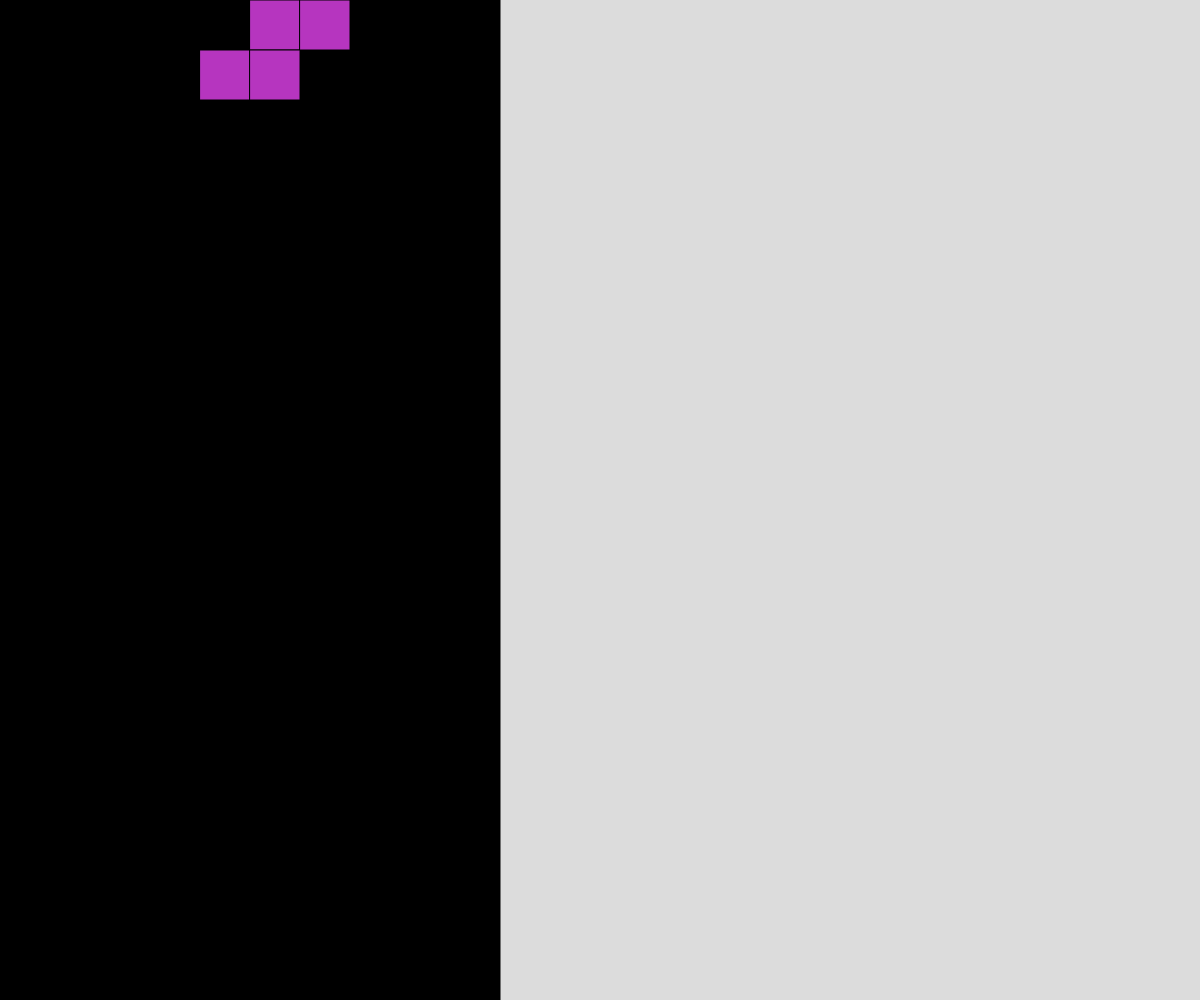
Frame 1 (no input)
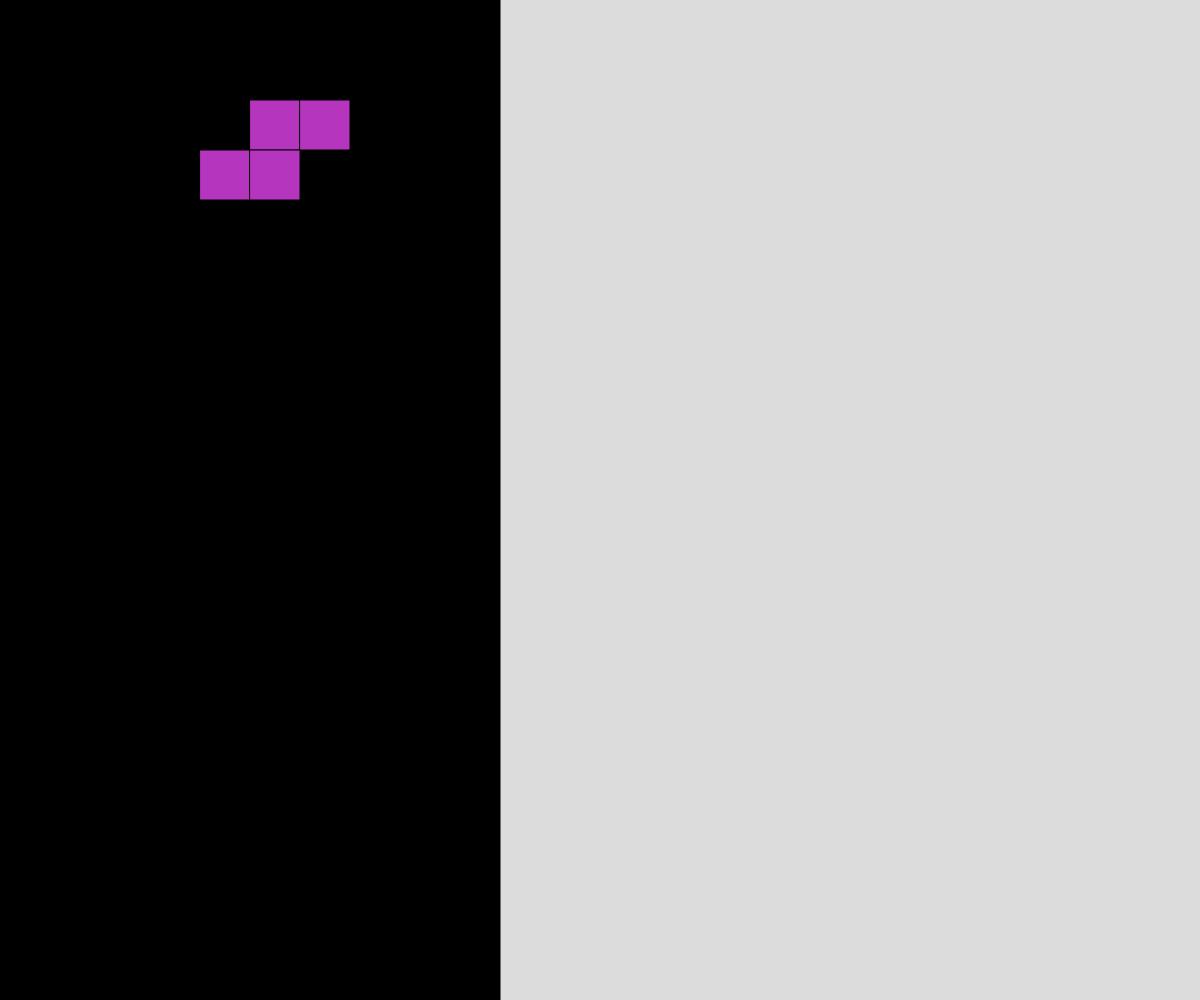
Frame 60 (no input)
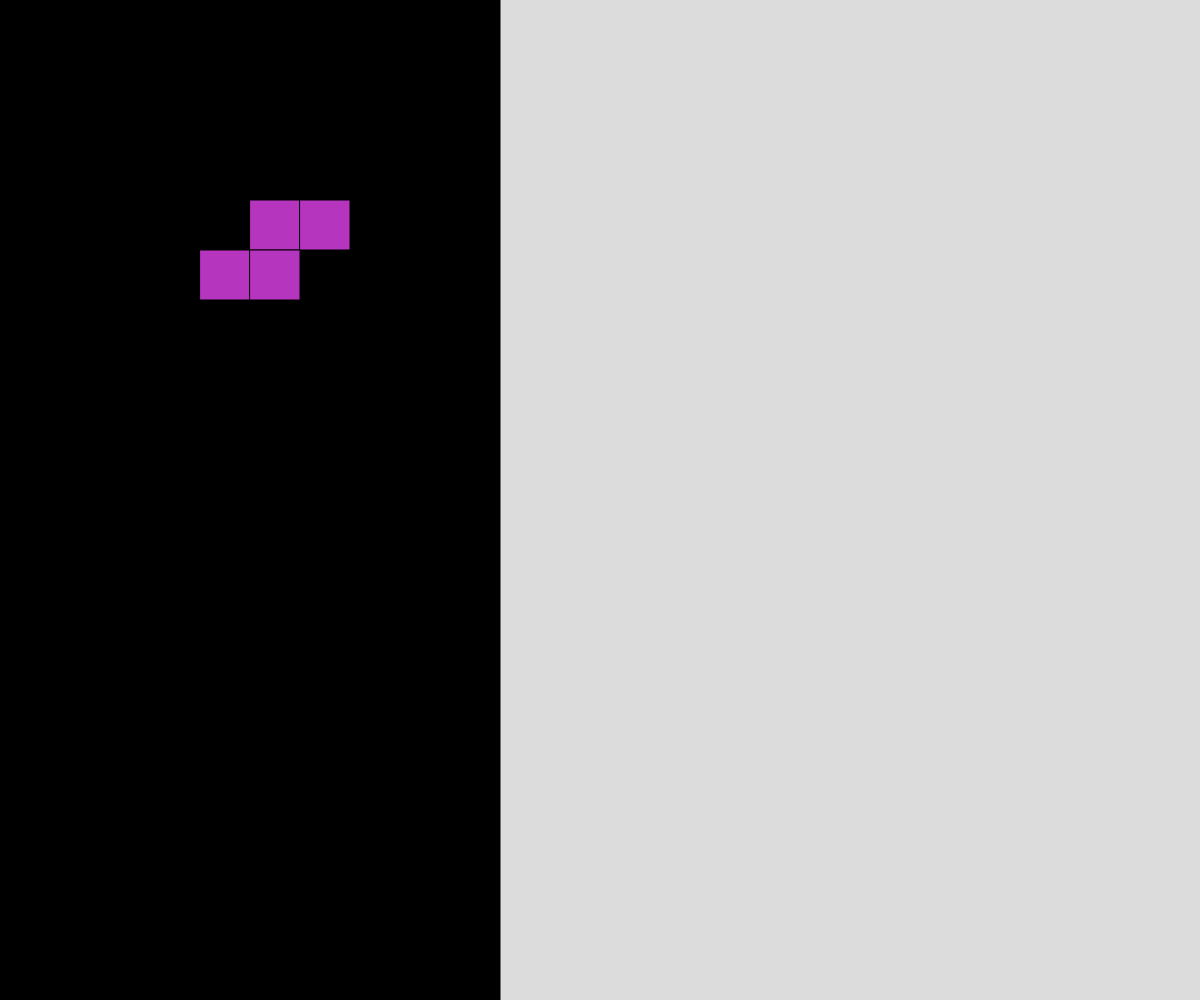
Frame 120 (the mouse pressed at the canvas centre since frame 60)

The p5.js sketch that drew these frames (run headless with seeded random() and noise() and a simulated clock; from frame 60 on, the mouse is pressed at the canvas centre):

// p5.js sketch
// ── sketch.js
//Grid assignment
//Justin Nguyen

//make grid and blocks
const grid = 
[ [0, 0, 0, 0, 0, 0, 0, 0, 0, 0],
  [0, 0, 0, 0, 0, 0, 0, 0, 0, 0],
  [0, 0, 0, 0, 0, 0, 0, 0, 0, 0],
  [0, 0, 0, 0, 0, 0, 0, 0, 0, 0],
  [0, 0, 0, 0, 0, 0, 0, 0, 0, 0],
  [0, 0, 0, 0, 0, 0, 0, 0, 0, 0],
  [0, 0, 0, 0, 0, 0, 0, 0, 0, 0],
  [0, 0, 0, 0, 0, 0, 0, 0, 0, 0],
  [0, 0, 0, 0, 0, 0, 0, 0, 0, 0],
  [0, 0, 0, 0, 0, 0, 0, 0, 0, 0],
  [0, 0, 0, 0, 0, 0, 0, 0, 0, 0],
  [0, 0, 0, 0, 0, 0, 0, 0, 0, 0],
  [0, 0, 0, 0, 0, 0, 0, 0, 0, 0],
  [0, 0, 0, 0, 0, 0, 0, 0, 0, 0],
  [0, 0, 0, 0, 0, 0, 0, 0, 0, 0],
  [0, 0, 0, 0, 0, 0, 0, 0, 0, 0],
  [0, 0, 0, 0, 0, 0, 0, 0, 0, 0],
  [0, 0, 0, 0, 0, 0, 0, 0, 0, 0],
  [0, 0, 0, 0, 0, 0, 0, 0, 0, 0],
  [0, 0, 0, 0, 0, 0, 0, 0, 0, 0],
];

const blocks = {
  I: [
    [1, 1, 1, 1]
  ],

  L: [
    [1, 0],
    [1, 0],
    [1, 1],
  ],

  U: [
    [0, 1],
    [0, 1],
    [1, 1],
  ],

  O: [
    [1, 1],
    [1, 1],
  ],

  S: [
    [1, 1, 0],
    [0, 1, 1],
  ],

  T: [
    [0, 1, 0],
    [1, 1, 1],
  ],

  Z: [
    [0, 1, 1],
    [1, 1, 0],
  ],
};

let currentBlock;
let cellSize;
let fallTimer = 30;

function setup() {
  createCanvas(windowWidth, windowHeight);
  cellSize = height / grid.length;
  currentBlock = generateRandomBlock();
  frameRate(60); 
}

function draw() {
  background(220);
  showGrid();

  //Check if it's time to move the block down
  if (frameCount % fallTimer === 0 && currentBlock) { 
    currentBlock.update();
  }

  if (currentBlock) {
    currentBlock.show();
  }
}

function keyPressed() {
  if (currentBlock && !currentBlock.landed) {
    if (key === "a") {
      currentBlock.moveLeft();
    } 
    else if (key === "d") {
      currentBlock.moveRight();
    } 
    else if (key === "s") {
      currentBlock.moveDown();
    }
  }
}

//Show grid
function showGrid() {
  for (let y = 0; y < grid.length; y++) {
    for (let x = 0; x < grid[y].length; x++) {
      fill(grid[y][x] === 1 ? "white" : "black");
      rect(x * cellSize, y * cellSize, cellSize, cellSize);
    }
  }
}

//use to create random block
function generateRandomBlock() {
  const blockTypes = Object.keys(blocks);
  const randomType = blockTypes[Math.floor(Math.random() * blockTypes.length)];
  const randomShape = blocks[randomType];
  return new Block(randomShape);
}

//make block
class Block {
  constructor(shape) {
    this.shape = shape;
    this.x = Math.floor(grid[0].length / 2) - Math.floor(shape[0].length / 2);
    this.y = 0;
    this.color = color(random(255), random(255), random(255));
    this.landed = false;
  }

  show() {
    for (let y = 0; y < this.shape.length; y++) {
      for (let x = 0; x < this.shape[y].length; x++) {
        if (this.shape[y][x]) {
          fill(this.color);
          rect((this.x + x) * cellSize, (this.y + y) * cellSize, cellSize, cellSize);
        }
      }
    }
  }

  update() {
    if (this.y + this.shape.length < grid.length && !this.checkCollision()) {
      this.moveDown();
    } 
    else {
      this.landed = true;
      this.addAnotherBlock();
      currentBlock = generateRandomBlock();
    }
  }

  addAnotherBlock() {
    for (let y = 0; y < this.shape.length; y++) {
      for (let x = 0; x < this.shape[y].length; x++) {
        if (this.shape[y][x]) {
          grid[this.y + y][this.x + x] = 1;
        }
      }
    }
  }

  //check if the block touches another block
  checkCollision() {
    for (let y = 0; y < this.shape.length; y++) {
      for (let x = 0; x < this.shape[y].length; x++) {
        if (this.shape[y][x] && (this.y + y + 1 >= grid.length || grid[this.y + y + 1][this.x + x])) {
          return true;
        }
      }
    }
    return false;
  }
  //make sure the blocks don't go outside the grid
  checkSideCollision(direction) {
    for (let y = 0; y < this.shape.length; y++) {
      for (let x = 0; x < this.shape[y].length; x++) {
        if (this.shape[y][x] && (this.x + x + direction < 0 || this.x + x + offset >= grid[0].length || grid[this.y + y][this.x + x + direction])) {
          return true;
        }
      }
    }
    return false;
  }


  moveDown() {
    this.y++;
  }

  moveLeft() {
    if (!this.landed && this.x > 0 && !this.checkSideCollision(-1)) {
      this.x--;
    }
  }

  moveRight() {
    if (!this.landed && this.x + this.shape[0].length < grid[0].length && !this.checkSideCollision(1)) {
      this.x++;
    }
  }
}
